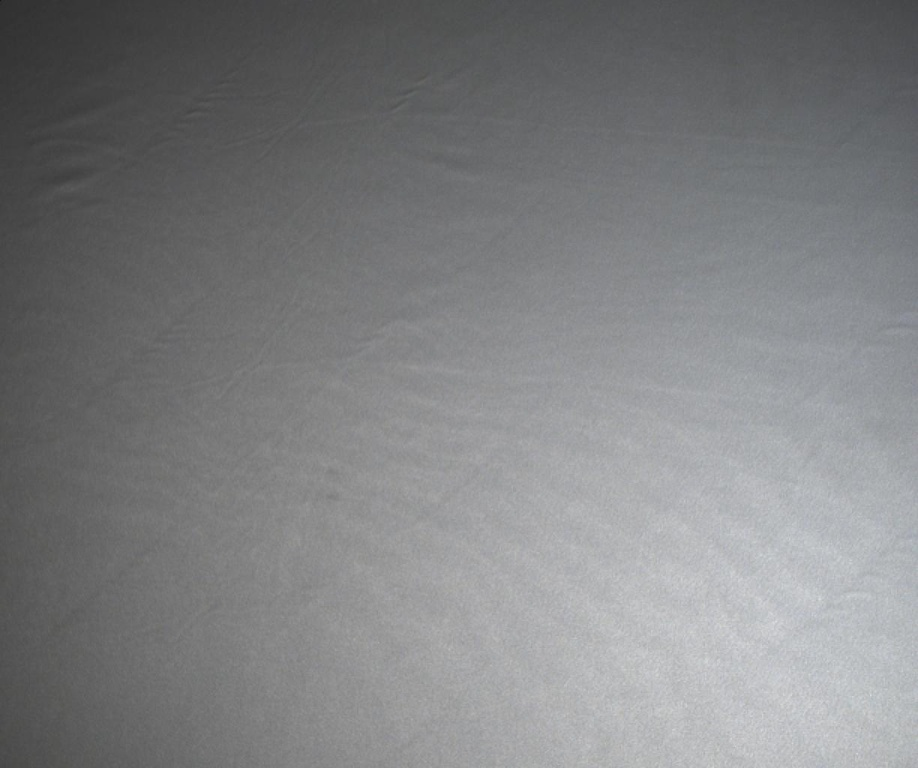
#> input picture data/sample_test/test2.jpg, 918 x 768 px, shrunk from 1224 x 1024 before the run, found by its file name
$ python contrast_limited_adaptive_histogram_equalization.py
#> lines starting #> are read from the running program, lines starting #| are printed output that depends on the picture
import numpy as np
import cv2

img = cv2.imread('test2.jpg',0)
#> img: shape (768, 918); min 24, max 222, mean 128.1

# create a CLAHE object (Arguments are optional).
clahe = cv2.createCLAHE(clipLimit=4.0, tileGridSize=(8,8))
cl1 = clahe.apply(img)
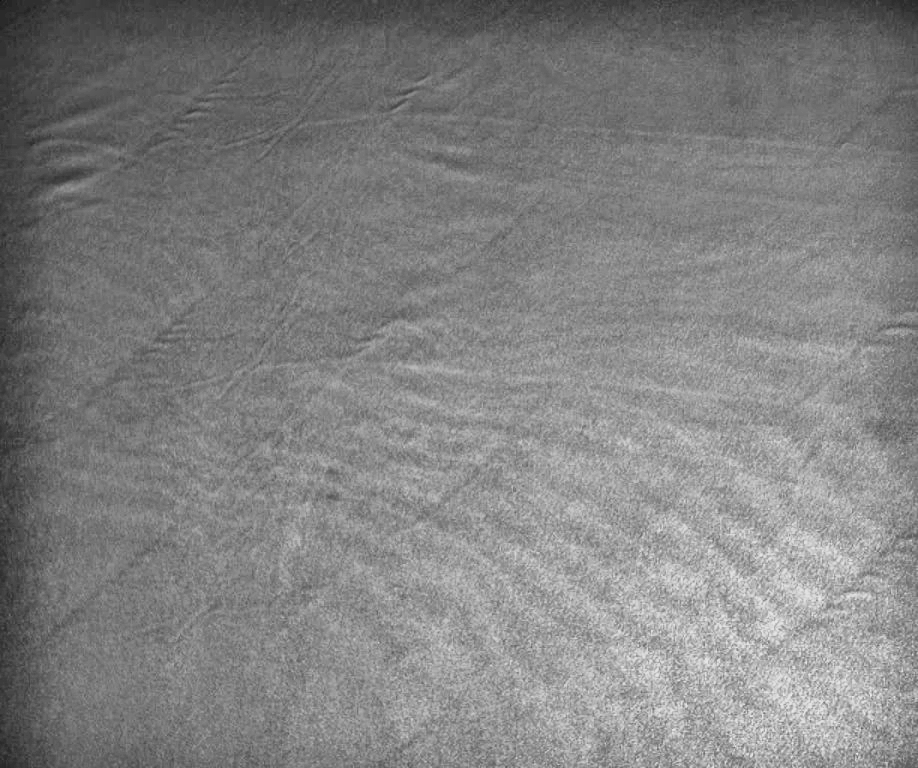
#> cl1: shape (768, 918); min 17, max 236, mean 129.2

cv2.imwrite('eq_test2_adaptive_4.jpg',cl1)

$ run again, with data/sample_test/test1.jpg copied over data/sample_test/test2.jpg
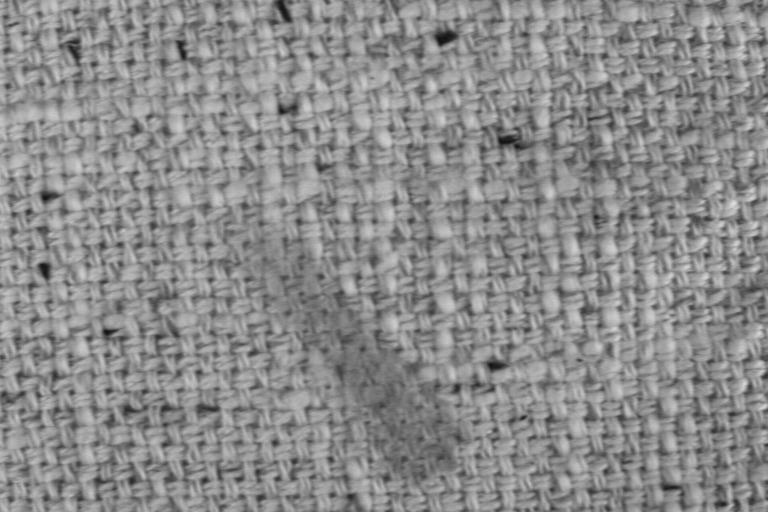
#> input picture data/sample_test/test1.jpg, 768 x 512 px, found by its file name
#> img is the input picture: shape (512, 768); min 16, max 224, mean 139.8
#> `cl1 = clahe.apply(img)`:
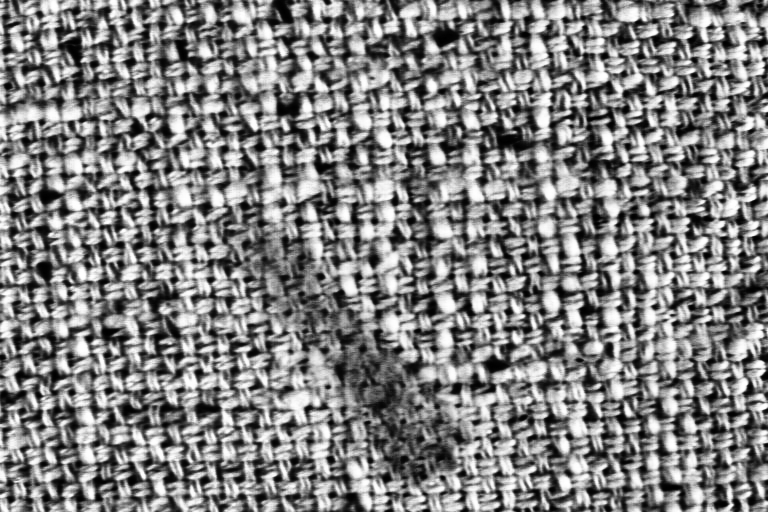
#> cl1: shape (512, 768); min 0, max 255, mean 130.4

$ run again, with data/sample_test/test10.jpg copied over data/sample_test/test2.jpg
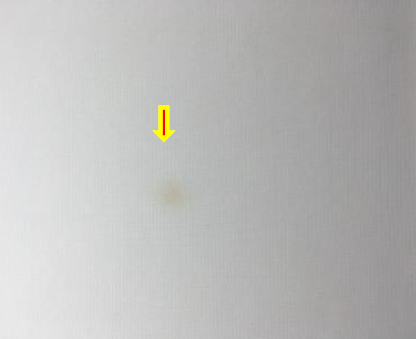
#> input picture data/sample_test/test10.jpg, 416 x 339 px, found by its file name
#> `cl1 = clahe.apply(img)`:
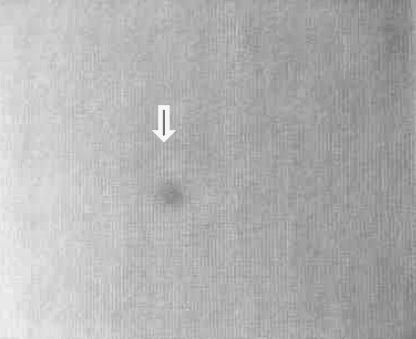
#> cl1: shape (339, 416); min 111, max 246, mean 177.6

$ run again, with data/sample_test/test11.jpg copied over data/sample_test/test2.jpg
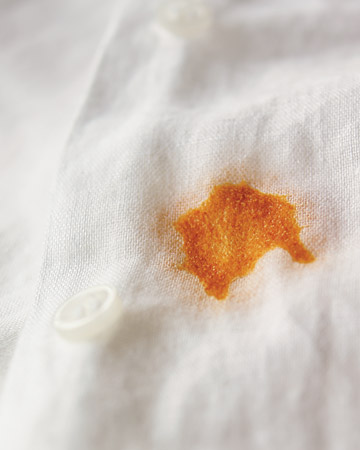
#> input picture data/sample_test/test11.jpg, 360 x 450 px, found by its file name
#> `img = cv2.imread('test2.jpg',0)`:
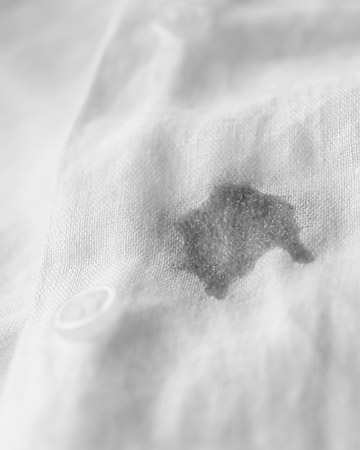
#> img: shape (450, 360); min 63, max 253, mean 203
#> `cl1 = clahe.apply(img)`:
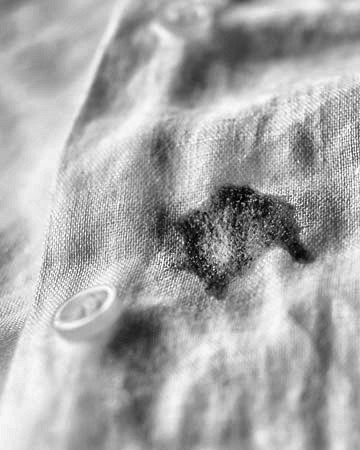
#> cl1: shape (450, 360); min 2, max 255, mean 169
